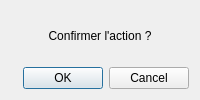
<?xml version="1.0" encoding="UTF-8"?>
<ui version="4.0">
 <class>ConfirmationDialog</class>
 <widget class="QDialog" name="ConfirmationDialog">
  <layout class="QVBoxLayout" name="verticalLayout">
   <item>
    <widget class="QLabel" name="labelMessage">
     <property name="text"><string>Confirmer l'action ?</string></property>
     <property name="alignment"><set>Qt::AlignCenter</set></property>
    </widget>
   </item>
   <item>
    <widget class="QDialogButtonBox" name="buttonBox">
     <property name="orientation"><enum>Qt::Horizontal</enum></property>
     <property name="standardButtons"><set>QDialogButtonBox::Cancel|QDialogButtonBox::Ok</set></property>
    </widget>
   </item>
  </layout>
 </widget>
 <resources/>
 <connections/>
</ui>
